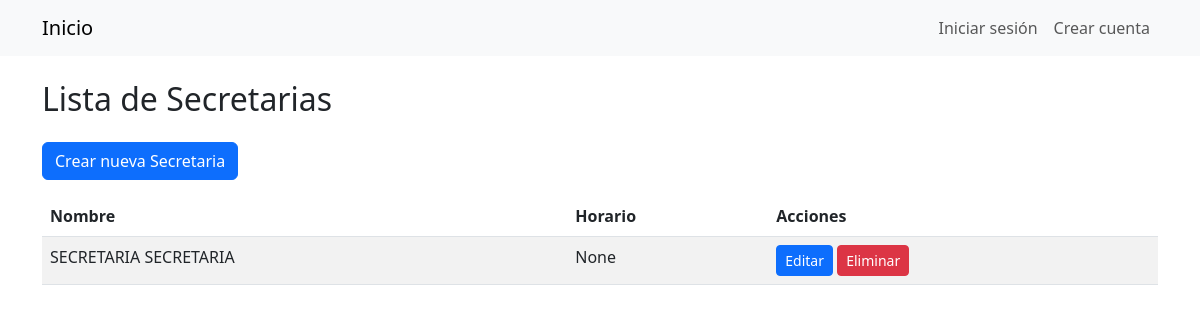
The page /secretarias/ on the database as committed earlier.
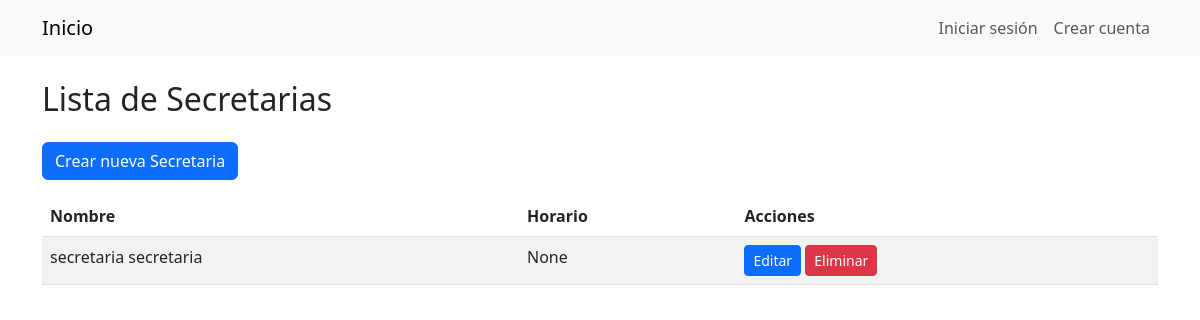
The same page on the database as committed later.
### Gestion/models/secretaria.py (models this page shows, shortened)
class Secretaria(models.Model):
    usuario = models.OneToOneField(Usuario, on_delete=models.CASCADE, primary_key=True)
    horario = models.OneToOneField(Horario, on_delete=models.CASCADE, null=True, blank=True)
    class Meta:
        verbose_name = 'Secretaria'
        verbose_name_plural = 'Secretarias'

### Gestion/models/usuario.py (models this page shows, shortened)
class Usuario(AbstractBaseUser):
    dni = models.IntegerField(unique=True)
    nombre = models.CharField(max_length=30)
    apellido = models.CharField(max_length=30)
    email = models.EmailField(max_length=60)
    telefono = models.CharField(max_length=12)
    is_active = models.BooleanField(default=True)
    is_staff = models.BooleanField(default=False)
    is_superuser = models.BooleanField(default=False)
    groups = models.ManyToManyField(
        Group,
        verbose_name='grupos',
        blank=True,
        help_text='Los grupos a los que pertenece el usuario.',
        related_name='user_set'
    )
    user_permissions = models.ManyToManyField(
        Permission,
        verbose_name='permisos',
        blank=True,
        help_text='Permisos específicos para este usuario.',
        related_name='user_set'
    )
    USERNAME_FIELD = 'dni'
    REQUIRED_FIELDS = ['nombre', 'apellido', 'email', 'telefono']
    objects = UsuarioManager()

### Gestion/views.py (the view)
# urls.py: path('secretarias/', views.SecretariaListView.as_view(), name='secretaria_list'),
class SecretariaListView(generic.ListView):
    model = Secretaria
    template_name = 'secretaria/secretaria_list.html'

### Gestion/templates/secretaria/secretaria_list.html
{% extends "base.html" %}
{% block content %}
  <h2 class="mb-4">Lista de Secretarias</h2>
  <a href="{% url 'secretaria_create' %}" class="btn btn-primary mb-3">Crear nueva Secretaria</a>
  <table class="table table-striped">
    <thead>
      <tr>
        <th>Nombre</th>
        <th>Horario</th>
        <th>Acciones</th>
      </tr>
    </thead>
    <tbody>
      {% for secretaria in object_list %}
        <tr>
          <td>{{ secretaria.usuario.nombre }} {{ secretaria.usuario.apellido }}</td>
          <td>{{ secretaria.horario }}</td>
          <td>
            <a href="{% url 'secretaria_update' secretaria.pk %}" class="btn btn-primary btn-sm">Editar</a>
            <a href="{% url 'secretaria_delete' secretaria.pk %}" class="btn btn-danger btn-sm">Eliminar</a>
          </td>
        </tr>
      {% endfor %}
    </tbody>
  </table>
{% endblock %}

Rows that differ between the two databases and show on the page:
removed Secretaria: usuario.nombre "SECRETARIA", usuario.apellido "SECRETARIA", horario "None"
added Secretaria: usuario.nombre "secretaria", usuario.apellido "secretaria", horario "None"
